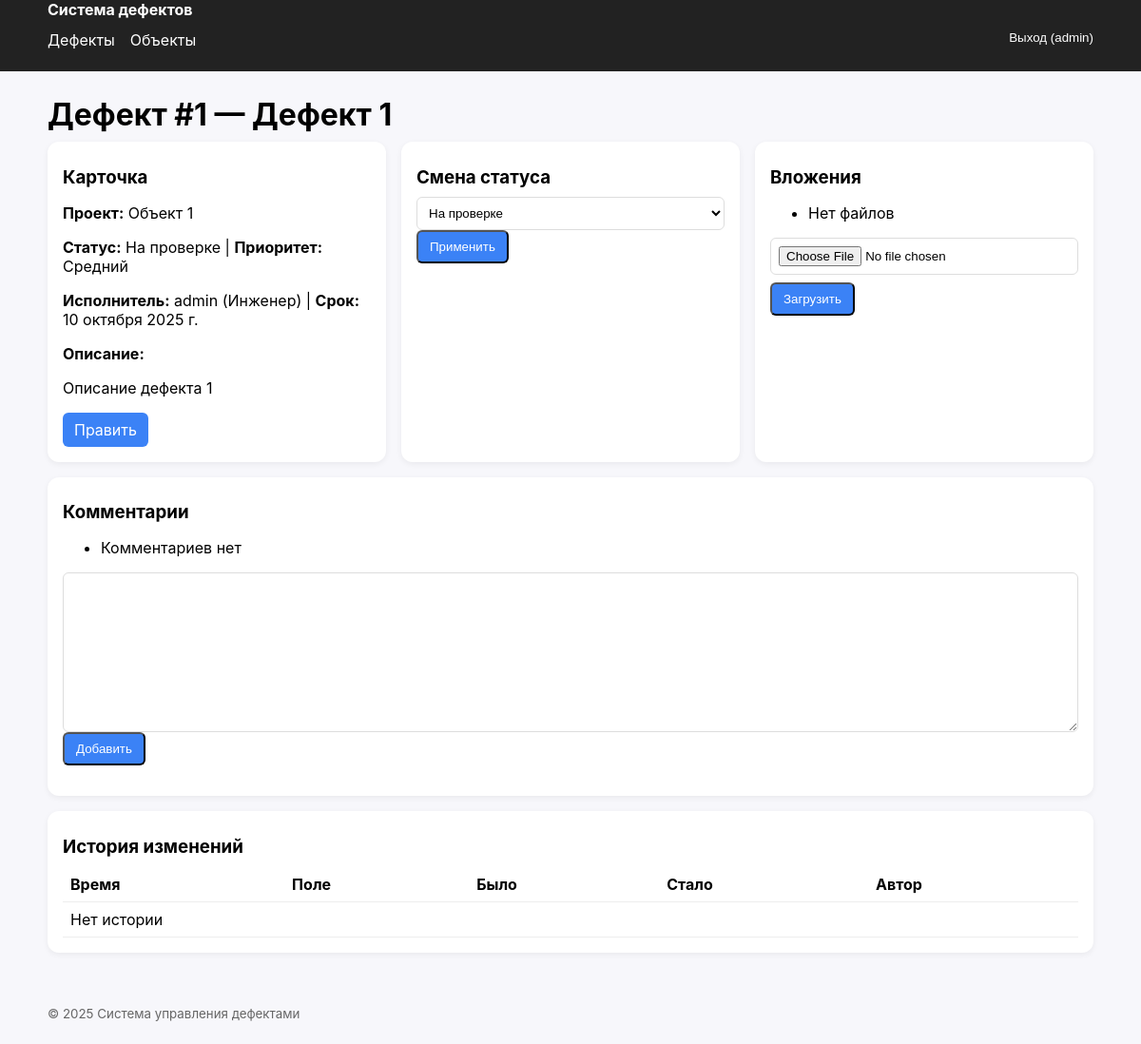
Page /defects/1/ (signed in) on the committed database.
### accounts/models.py (models this page shows, shortened)
class User(AbstractUser):
    role = models.CharField(max_length=3, choices=Roles.choices, default=Roles.ENGINEER)
    def __str__(self): return f"{self.username} ({self.get_role_display()})"

### defects/models.py (models this page shows, shortened)
class Defect(models.Model):
    project = models.ForeignKey(Project, on_delete=models.PROTECT, related_name="defects", verbose_name="Объект")
    stage = models.ForeignKey(Stage, on_delete=models.SET_NULL, null=True, blank=True, related_name="defects",
                              verbose_name="Этап")
    title = models.CharField("Заголовок", max_length=255)
    description = models.TextField("Описание", blank=True)
    priority = models.CharField("Приоритет", max_length=3, choices=Priority.choices, default=Priority.MEDIUM)
    assignee = models.ForeignKey(settings.AUTH_USER_MODEL, on_delete=models.SET_NULL, null=True, blank=True,
                                 related_name="assigned_defects", verbose_name="Исполнитель")
    reporter = models.ForeignKey(settings.AUTH_USER_MODEL, on_delete=models.PROTECT, related_name="reported_defects",
                                 verbose_name="Автор")
    due_date = models.DateField("Срок", null=True, blank=True)
    status = models.CharField("Статус", max_length=3, choices=Status.choices, default=Status.NEW)
    created_at = models.DateTimeField("Создано", auto_now_add=True)
    updated_at = models.DateTimeField("Обновлено", auto_now=True)
    class Meta: ordering = ["-created_at"]
    def can_transition(self, new_status):
        if not self.pk: return True
        allowed = ALLOWED_TRANSITIONS.get(self.status, [])
        return new_status in allowed or new_status == self.status

### projects/models.py (models this page shows)
class Project(models.Model):
    name = models.CharField("Название", max_length=255)
    address = models.CharField("Адрес", max_length=255, blank=True)
    description = models.TextField("Описание", blank=True)
    def __str__(self): return self.name

### defects/views.py (the view)
# urls.py: path("<int:pk>/", DefectDetailView.as_view(), name="detail"),
class DefectDetailView(LoginRequiredMixin, DetailView):
    model = Defect
    template_name = "defects/defect_detail.html"
    context_object_name = "obj"
    def get_context_data(self, **kwargs):
        ctx = super().get_context_data(**kwargs)
        ctx["comment_form"] = CommentForm()
        ctx["attach_form"] = AttachmentForm()
        ctx["status_choices"] = Defect._meta.get_field("status").choices
        ctx["allowed_transitions"] = [
            code for code, name in Status.choices if self.object.can_transition(code)
        ]
        return ctx

### defects/forms.py
class CommentForm(forms.ModelForm):
    class Meta: model = Comment; fields = ["text"]

class AttachmentForm(forms.ModelForm):
    class Meta: model = Attachment; fields = ["file"]

### templates/defects/defect_detail.html
{% extends "base.html" %}{% block title %}Дефект #{{ obj.id }}{% endblock %}
{% block content %}
<h1>Дефект #{{ obj.id }} — {{ obj.title }}</h1>
<div class="grid">
  <div class="card">
    <h3>Карточка</h3>
    <p><b>Проект:</b> {{ obj.project }}{% if obj.stage %}, {{ obj.stage.name }}{% endif %}</p>
    <p><b>Статус:</b> {{ obj.get_status_display }} | <b>Приоритет:</b> {{ obj.get_priority_display }}</p>
    <p><b>Исполнитель:</b> {{ obj.assignee|default:"—" }} | <b>Срок:</b> {{ obj.due_date|default:"—" }}</p>
    <p><b>Описание:</b><br>{{ obj.description|linebreaks }}</p>
    <a class="btn" href="{% url 'defects:edit' obj.id %}">Править</a>
  </div>
  <div class="card">
    <h3>Смена статуса</h3>
    <form method="post" action="{% url 'defects:status' obj.id %}">{% csrf_token %}
      <select name="status">
          {% for code, name in status_choices %}
            {% if code in allowed_transitions %}
              <option value="{{ code }}" {% if code == obj.status %}selected{% endif %}>{{ name }}</option>
            {% endif %}
          {% endfor %}
      </select>
      <button class="btn" type="submit">Применить</button>
    </form>
  </div>
  <div class="card">
    <h3>Вложения</h3>
    <ul>{% for f in obj.attachments.all %}
      <li><a href="{{ f.file.url }}" target="_blank">{{ f.file.name|cut:"attachments/" }}</a> — {{ f.uploaded_by }}</li>
    {% empty %}<li>Нет файлов</li>{% endfor %}</ul>
    <form class="actions" method="post" enctype="multipart/form-data" action="{% url 'defects:attach' obj.id %}">{% csrf_token %}
      {{ attach_form.file }}<button class="btn">Загрузить</button>
    </form>
  </div>
  <div class="card" style="grid-column:1/-1;">
    <h3>Комментарии</h3>
    <ul>{% for c in obj.comments.all %}
      <li><b>{{ c.author }}</b> ({{ c.created_at|date:"d.m.Y H:i" }}): {{ c.text|linebreaks }}</li>
    {% empty %}<li>Комментариев нет</li>{% endfor %}</ul>
    <form method="post" action="{% url 'defects:comment' obj.id %}">{% csrf_token %}
      {{ comment_form.text }}<div class="actions"><button class="btn">Добавить</button></div>
    </form>
  </div>
  <div class="card" style="grid-column:1/-1;">
    <h3>История изменений</h3>
    <table><thead><tr><th>Время</th><th>Поле</th><th>Было</th><th>Стало</th><th>Автор</th></tr></thead>
      <tbody>{% for h in obj.history.all %}
        <tr><td>{{ h.changed_at|date:"d.m.Y H:i" }}</td><td>{{ h.field }}</td><td>{{ h.old_value }}</td><td>{{ h.new_value }}</td><td>{{ h.changed_by|default:"—" }}</td></tr>
      {% empty %}<tr><td colspan="5">Нет истории</td></tr>{% endfor %}</tbody></table>
  </div>
</div>
{% endblock %}

### templates/base.html (shortened to what this page needs)
<html lang="ru">
  <head></head>
  <body>
    {% load static %}
    <link rel="stylesheet" href="{% static 'css/styles.css' %}">
    <header class="topbar">
      <nav class="container">
        <a href="{% url 'home' %}" class="brand">Система дефектов</a>
        <ul class="nav">
          <li><a href="{% url 'defects:list' %}">Дефекты</a></li>
          <li><a href="{% url 'projects:list' %}">Объекты</a></li> {% if user.is_authenticated %}
          <li class="right">
            <form method="post" action="{% url 'accounts:logout' %}">
              <button class="as-link" style="background:none;border:none;color:#fff;cursor:pointer;padding:0;"> Выход ({{ user.username }}) </button>
            </form> </li> {% else %}
          <li class="right"><a href="{% url 'accounts:login' %}">Вход</a></li> {% endif %}
        </ul>
      </nav>
    </header>
    <main class="container">
      {% block content %}{% endblock %}
    </main>
    <footer class="footer container">
      <small>© {% now "Y" %} Система управления дефектами</small>
    </footer>
  </body>
</html>

### static/css/styles.css (style rules this page uses)
body { font-family:-apple-system,Segoe UI,Roboto,Arial,sans-serif;margin:0;background:#f7f7fb }
.container { width:96%;max-width:1100px;margin:0 auto }
.topbar { background:#222;color:#fff }
nav .brand { color:#fff;text-decoration:none;font-weight:700 }
.nav { list-style:none;display:flex;gap:1rem;margin:0;padding:.75rem 0 }
.nav li.right { margin-left:auto }
.nav a { color:#fff;text-decoration:none }
main { padding:1rem 0 2rem }
h1,h2,h3 { margin:.6rem 0 }
.grid { display:grid;grid-template-columns:repeat(auto-fit,minmax(280px,1fr));gap:1rem }
.card { background:#fff;border-radius:12px;padding:1rem;box-shadow:0 2px 6px rgba(0,0,0,.06) }
table { width:100%;border-collapse:collapse }
th,td { padding:.5rem;border-bottom:1px solid #eee;text-align:left }
.btn { display:inline-block;padding:.5rem .75rem;background:#3b82f6;color:#fff;border-radius:6px;text-decoration:none }
input[type=text],input[type=date],textarea,select,input[type=file] { width:100%;padding:.5rem;border:1px solid #ddd;border-radius:6px;background:#fff }
.actions { display:flex;gap:.5rem;align-items:center;flex-wrap:wrap }
.footer { padding:1.5rem 0;color:#666 }

### rows in the picture
User: username "admin"
Defect: id "1", title "Дефект 1", project "Объект 1", status "На проверке", priority "Средний", assignee "admin (Инженер)", due_date "10 октября 2025 г.", description "Описание дефекта 1"
